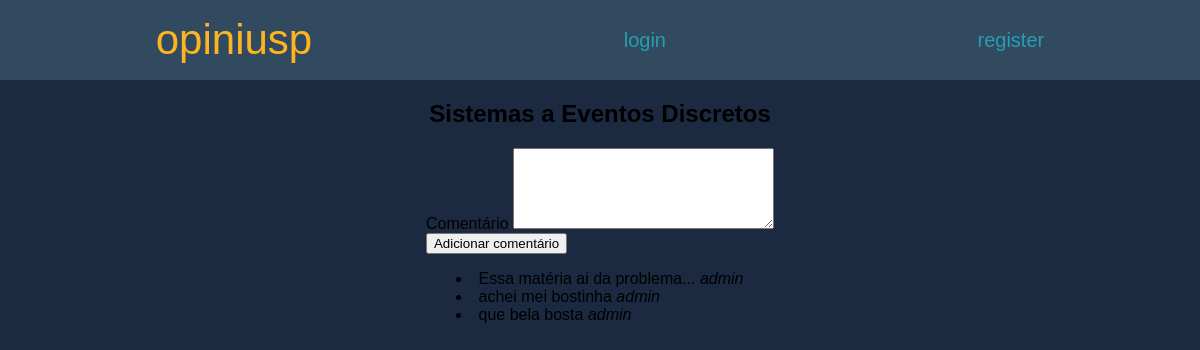
The page /disciplina/1/ on the database its author committed.
### main/models.py (models this page shows, shortened)
class Disciplina(models.Model):
    nome = models.CharField(max_length=100)
    sigla = models.CharField(max_length=7)
    cred_aula = models.IntegerField()
    cred_trabalho = models.IntegerField()
    ch_total = models.IntegerField()
    descricao = models.TextField(max_length=500) #programacao
    programa_resumido = models.TextField(max_length=300)
    met_avaliacao = models.CharField(max_length=50)
    crit_avaliacao = models.CharField(max_length=50)
    recup_avaliacao = models.CharField(max_length=50)
    bibliografia = models.TextField(max_length=1000)

class Comentario(models.Model):
    disciplina = models.ForeignKey(Disciplina, on_delete=models.CASCADE)
    user = models.ForeignKey(User, on_delete=models.CASCADE)
    texto = models.TextField(max_length=1000)
    downVote = models.ManyToManyField(User, blank=True, related_name="downvote")
    upVote = models.ManyToManyField(User, blank=True, related_name="upvote")

### main/views.py (the view)
# urls.py: path('disciplina/<int:id>/', views.pagina_disciplina, name = "disciplina"),
def pagina_disciplina(request, id):
    disciplina = Disciplina.objects.get(id=id)
    comentarios =  Comentario.objects.filter(disciplina=id).annotate(
    total_votes=Count('upVote')-Count('downVote')
    ).order_by('total_votes')
    contexto = {
        "disciplina": disciplina,
        "comentarios": comentarios
    }
    return render(request, 'main/disciplina.html', contexto)

### main/templates/main/disciplina.html (shortened to what this page needs)
{% extends 'main/base.html'%} {% block content %}
<h2>{{disciplina.nome}}</h2>
<div>
  <form action="{% url 'main:add_comentario' disciplina.id%}" method="POST">
    <label for="texto"> Comentário </label>
    <textarea
      name="texto"
      id="texto"
      cols="30"
      rows="5"
      class="form-control"
    ></textarea>
    <br />
    <input type="submit" value="Adicionar comentário" />
  </form>
</div>
<div>
  {% for comentario in comentarios %}
  <li>{{ comentario.texto }} <i> {{comentario.user.username}}</i></li>
   {% endfor %}
</div>
{% endblock %}

### main/static/css/main.css (style rules this page uses)
:root { --oxfordblue: #1b2a41; --charcoal: #324a5f; --bluemunsell: #279eb3; --middleblue: #5cc6d7; --honeyellow: #feb320; }
body { font-family:'Arial'; background-color: var(--oxfordblue); display:flex; flex-direction: column; justify-content: flex-start; align-items: center; margin: 0; padding: 0; border: 0; }

### rows shown on the page
Disciplina: nome "Sistemas a Eventos Discretos"
Comentario: texto "Essa matéria ai da problema...", user.username "admin"
Comentario: texto "achei mei bostinha", user.username "admin"
Comentario: texto "que bela bosta", user.username "admin"
